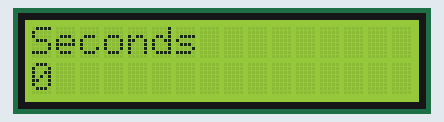
Recording of a sketch running on a simulated Arduino Uno, built with avr-gcc and run on an emulated ATmega328P. Parts: 16×2 character LCD.

Above: at 0.1 s.
At 4.1 s:
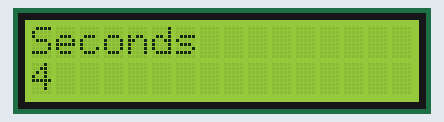
At 9.1 s:
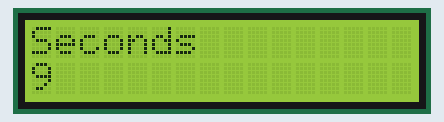
At 18.1 s:
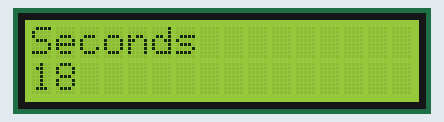
At 28.1 s:
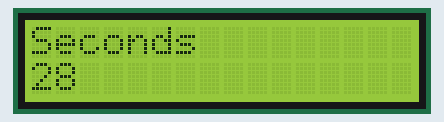
At 38.1 s:
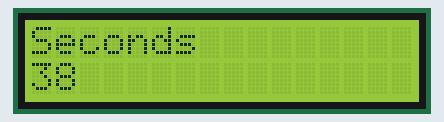

The sketch:

ESP_32_LCD_I2C_Interfacing.ino
```cpp
#include <LiquidCrystal_I2C.h>

LiquidCrystal_I2C lcd(0x27, 16, 2);

void setup() {
  // put your setup code here, to run once:
  lcd.init();
  lcd.backlight();
  lcd.print("Working...");
}

void loop() {
  // put your main code here, to run repeatedly:
  lcd.clear();
  lcd.print("Seconds");
  lcd.setCursor(0,1);
  lcd.print(millis()/1000);
}
```

Measured:
- what the display in image 1 shows lasts 1.0 s, from 4.0 s to 5.0 s
